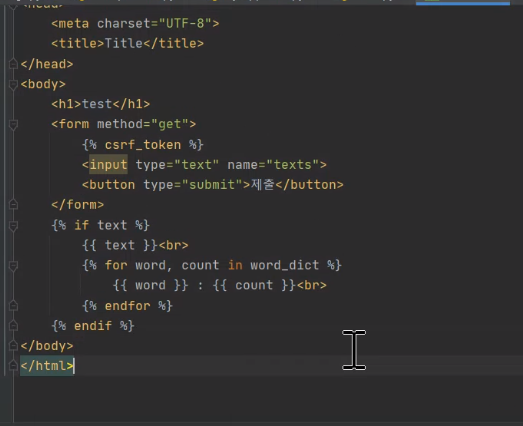
#> input picture Big-Data-and-AI-Training-Course/[2020-1] 05.웹 프로그래밍(Web Programming)/django/3.PNG, 523 x 426 px, given in place of Lenna.png, which was not available
$ jupyter execute '김동연 - _02 OpenCV 이미지 처리 (Image Processing).ipynb'   (shell and % lines are left out)   (text cells are left out)
#> lines starting #> are read from the running program, lines starting #| are printed output that depends on the picture; pictures that were not available may be replaced by others from this repository, and a replacement may not be noted
[cell 1]
import numpy as np
import cv2
from google.colab.patches import cv2_imshow
from google.colab import files

import matplotlib.pyplot as plt
plt.style.use('seaborn-white')

[cell 2]
files.upload()
#> the answer given: 3.PNG

[cell 3]
image = cv2.imread('/content/Lenna.png')
#> image is the input picture: shape (426, 523, 3); mean B, G, R 47.6, 47.6, 48.7
print(image.shape)
#| (426, 523, 3)

[cell 4]
cv2_imshow(image)

[cell 5]
height, width = image.shape[:2]
#> height = 426; width = 523

[cell 6]
shrink = cv2.resize(image,None, fx=0.5, fy=0.5, interpolation=cv2.INTER_AREA)
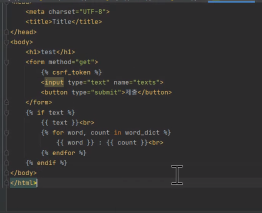
#> shrink: shape (213, 262, 3); mean B, G, R 47.7, 47.6, 48.7

expand1 = cv2.resize(image, (width*2, height*2), interpolation=cv2.INTER_CUBIC)

expand2 = cv2.resize(image, None, fx=2,fy=2, interpolation=cv2.INTER_CUBIC)

[cell 7]
cv2_imshow(shrink)
print(shrink.shape)
#| (213, 262, 3)

[cell 8]
cv2_imshow(expand1)
print(expand1.shape)
#| (852, 1046, 3)

[cell 9]
cv2_imshow(expand2)
print(expand2.shape)
#| (852, 1046, 3)

[cell 10]
rows, cols = image.shape[:2]
#> rows = 426; cols = 523

M = np.float32([[1, 0, 10], [0,1,20]])

dst = cv2.warpAffine(image,M, (cols,rows))

[cell 11]
cv2_imshow(dst)

[cell 12]
print(image.shape)
#| (426, 523, 3)

[cell 13]
rows, cols = image.shape[:2]

M = cv2.getRotationMatrix2D((cols/2, rows/2), 60, 0.5)

dst = cv2.warpAffine(image, M, (cols, rows))
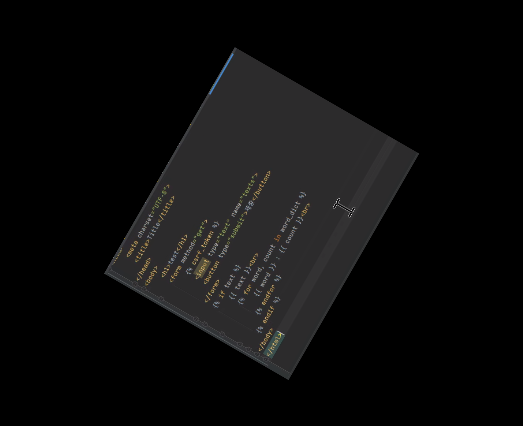
#> dst: shape (426, 523, 3); mean B, G, R 11.9, 11.9, 12.2

[cell 14]
cv2_imshow(dst)
print(dst.shape)
#| (426, 523, 3)

[cell 15]
img = cv2.imread('/content/Lenna.png')
print(img.shape)
#| (426, 523, 3)

[cell 16]
img = cv2.cvtColor(img, cv2.COLOR_BGR2RGB)

[cell 17]
plt.imshow(img)
plt.show()

[cell 18]
result1 = cv2.flip(img,1)
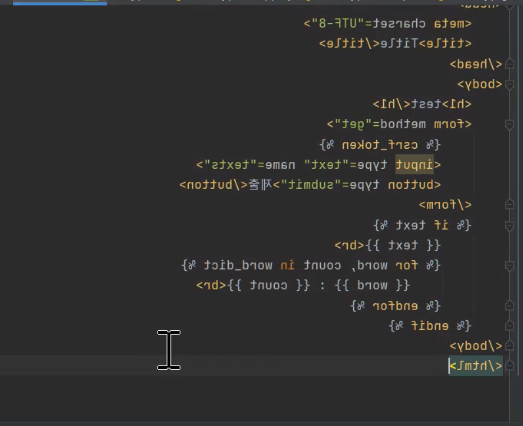
#> result1: shape (426, 523, 3); mean R, G, B 48.7, 47.6, 47.6

[cell 19]
plt.imshow(result1)
plt.show()

[cell 20]
result2 = cv2.flip(img, 0)
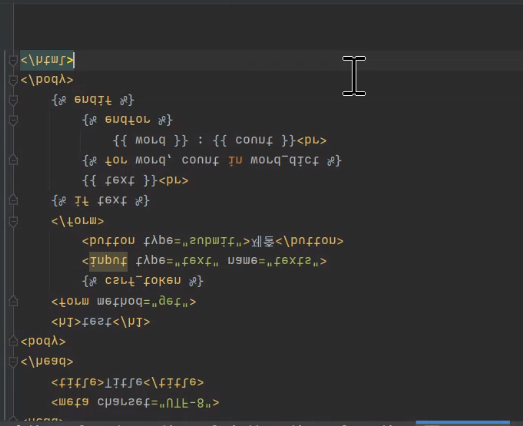
#> result2: shape (426, 523, 3); mean R, G, B 48.7, 47.6, 47.6

[cell 21]
plt.imshow(result2)
plt.show()

[cell 22]
result3 = cv2.flip(img, -1)
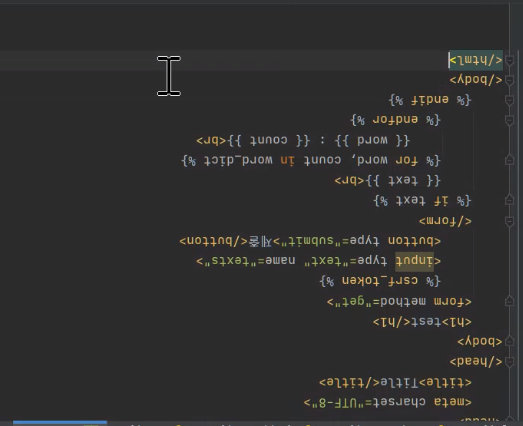
#> result3: shape (426, 523, 3); mean R, G, B 48.7, 47.6, 47.6

[cell 23]
plt.imshow(result3)
plt.show()

[cell 24]
rows, cols, ch = image.shape
#> ch = 3

pts1 = np.float32([[100, 50],[200,50],[100,100]])
pts2 = np.float32([[100, 150],[200,100],[100,200]])

cv2.circle(image,(200,100),10,(255,0,0),-1)
cv2.circle(image, (400,100), 10, (0,255,0),-1)
cv2.circle(image, (200,200), 10, (0,0,255),-1)

M = cv2.getAffineTransform(pts1,pts2)

dst = cv2.warpAffine(image,M,(cols, rows))
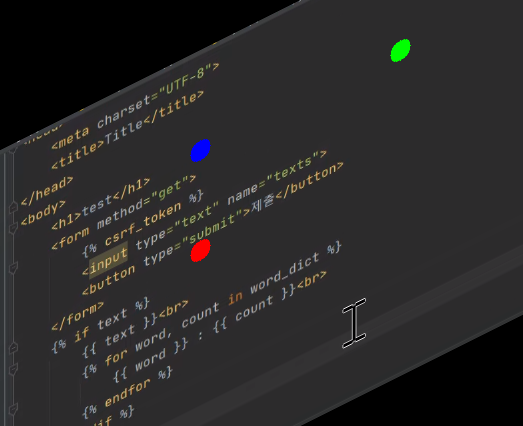
#> dst: shape (426, 523, 3); mean B, G, R 40.1, 40.1, 41.3

[cell 25]
cv2_imshow(dst)
print(dst.shape)
#| (426, 523, 3)

[cell 26]
plt.subplot(121),plt.imshow(image[:,:,::-1]),plt.title('Image')
plt.subplot(122),plt.imshow(dst[:,:,::-1]),plt.title('Affine')
plt.show()
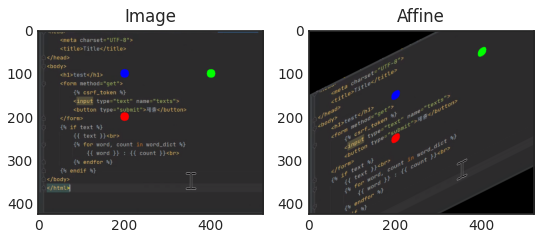
#> figure drawn by matplotlib, 2 panels

[cell 27]
files.upload()
#> the answer given: 캡처1.PNG

[cell 28]
train = cv2.imread('/content/train-706219_640.jpg')
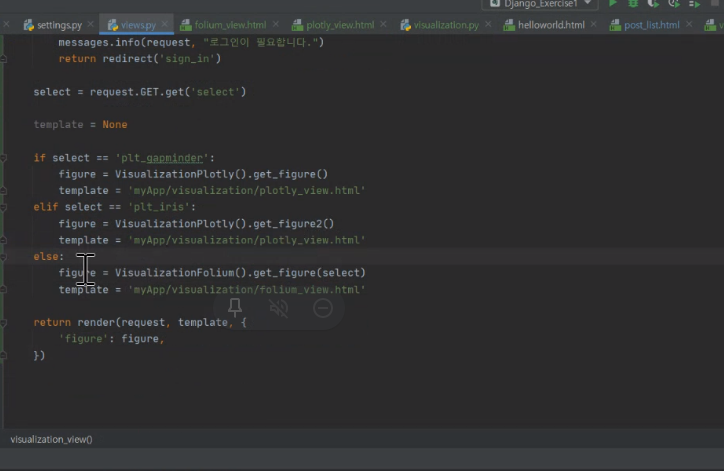
#> input picture Big-Data-and-AI-Training-Course/[2020-1] 05.웹 프로그래밍(Web Programming)/django/캡처1.PNG, 724 x 471 px, given in place of train-706219_640.jpg, which was not available
#> train is the input picture: shape (471, 724, 3); mean B, G, R 48.6, 47.6, 47.5

[cell 29]
print(train.shape)
#| (471, 724, 3)

[cell 30]
cv2_imshow(train)

[cell 31]
top_left = (130,300)
top_right = (270,300)
bottom_right = (400,550)
bottom_left = (30,550)

pts1 = np.float32([top_left, top_right,
                   bottom_right, bottom_left])

w1 = abs(bottom_right[0] - bottom_left[0])
w2 = abs(top_right[0] - top_left[0])

h1 = abs(top_right[1] - bottom_right[1])
h2 = abs(top_left[1] - bottom_left[1])

max_width = max([w1,w2])
max_height = max([h1,h2])

pts2 = np.float32([[0,0],
                  [max_width-1,0],
                  [max_width-1,max_height-1],
                  [0,max_height-1]])

[cell 32]
cv2.circle(train,top_left, 10, (255,0,0),-1)
cv2.circle(train,top_right, 10, (0,255,0),-1)
cv2.circle(train,bottom_left, 10, (0,0,255),-1)
cv2.circle(train,bottom_right, 10, (0,0,0),-1)

[cell 33]
cv2_imshow(train)

[cell 34]
M = cv2.getPerspectiveTransform(pts1,pts2)

dst = cv2.warpPerspective(train, M, (max_width, max_height))
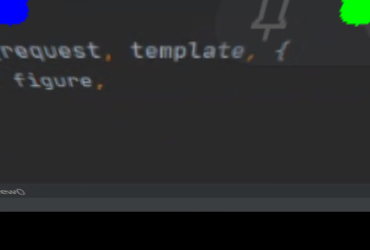
#> dst: shape (250, 370, 3); mean B, G, R 42.2, 40.9, 39.1

[cell 35]
plt.subplot(121), plt.imshow(train[:,:,::-1]), plt.title('Image')
plt.subplot(122), plt.imshow(dst[:,:,::-1]), plt.title('Perspective')
plt.show()
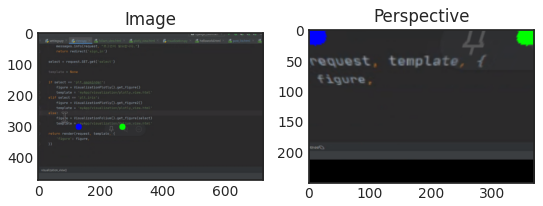
#> figure drawn by matplotlib, 2 panels
